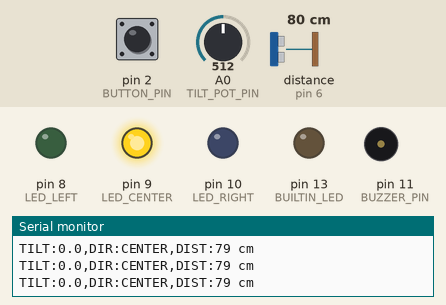
Recording of a sketch running on a simulated Arduino Nano, built with avr-gcc and run on an emulated ATmega328P. On the bench: output pins drawn as LEDs (lit = HIGH), buzzer (waves = sounding), the last lines printed to the serial monitor. Wiring (from diagram.json): ultrasonic range finder: trigger pin 5; echo pin 6. The test bench sets the inputs (shaded band); at power-on: A0 (TILT_POT_PIN) = 512, distance to the obstacle (sensor on pin 6) 80 cm, pin 2 (BUTTON_PIN) HIGH. The echo pulse lasts 58.3 µs per cm; pins used as bus, display or sensor lines are not drawn.

Above: at 1.2 s.
1.3 s: A0 (TILT_POT_PIN) set to 236
4.3 s: A0 (TILT_POT_PIN) set to 212
At 4.8 s:
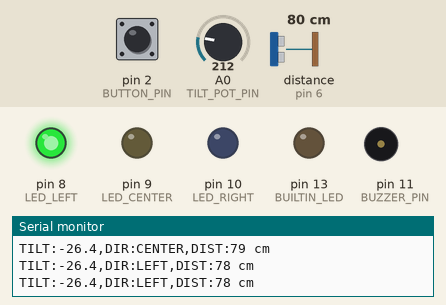
6.0 s: distance to the obstacle (sensor on pin 6) set to 55 cm
7.5 s: distance to the obstacle (sensor on pin 6) set to 48 cm
At 8.7 s:
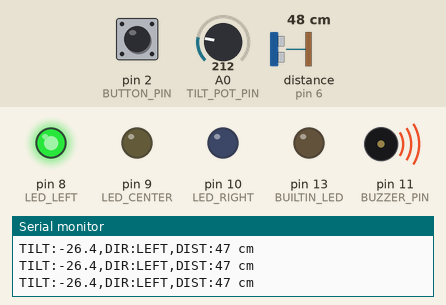
9.0 s: pin 2 (BUTTON_PIN) pulled LOW for 0.15 s
At 9.08 s:
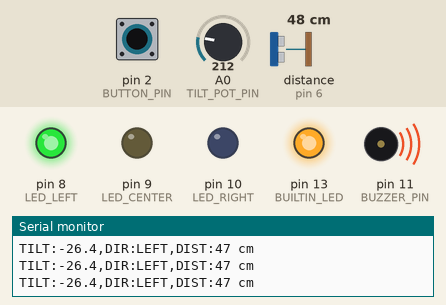
10.6 s: A0 (TILT_POT_PIN) set to 303
12.1 s: A0 (TILT_POT_PIN) set to 330
At 13.1 s:
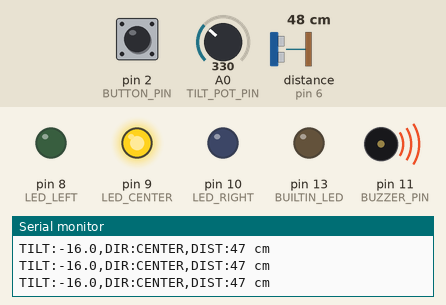
Timing chart, 0 to 14.8 s (numbered marks = the images above; inputs shaded):
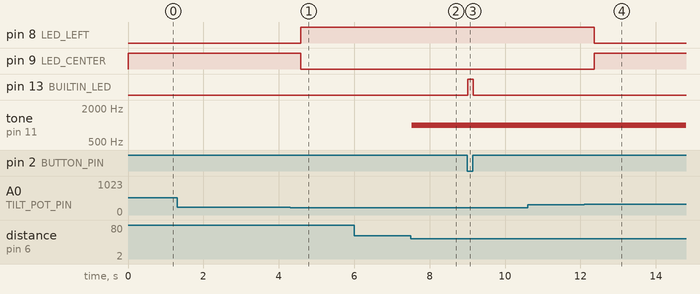

The sketch:

main.ino
```cpp
// wokwi стенд
// использует direction_logic из основной прошивки
// но заменяет MPU6050 потенциометром, дешифратор 74HC138 - тремя светодиодами
// а вибромотор - пьезодинамиком, bluetooth не эмулируется - телеметрия идет в
// Serial

#include "direction_logic.h"

// пины стенда (совпадают с diagram.json)
const int BUTTON_PIN = 2;   // кнопка (D2), будущая калибровка по issue #11
const int BUILTIN_LED = 13; // встроенный светодиод Nano

const int TRIG_PIN = 5; // HC-SR04 TRIG
const int ECHO_PIN = 6; // HC-SR04 ECHO
const int TILT_POT_PIN =
    A0; // потенциометр: имитация крена (-45 ... +45 градусов)

const int LED_LEFT = 8;    // зеленый LED (поворот влево)
const int LED_CENTER = 9;  // желтый LED (курс прямо)
const int LED_RIGHT = 10;  // синий LED (поворот вправо)
const int BUZZER_PIN = 11; // пьезодинамик (эмуляция вибромотора)

DirectionClassifier classifier;

long readDistanceCm() {
  digitalWrite(TRIG_PIN, LOW);
  delayMicroseconds(2);
  digitalWrite(TRIG_PIN, HIGH);
  delayMicroseconds(10);
  digitalWrite(TRIG_PIN, LOW);
  long duration = pulseIn(ECHO_PIN, HIGH, 30000);
  if (duration == 0)
    return 400;
  return duration * 0.034 / 2;
}

void setup() {
  Serial.begin(115200);

  pinMode(BUTTON_PIN, INPUT_PULLUP);
  pinMode(BUILTIN_LED, OUTPUT);

  pinMode(TRIG_PIN, OUTPUT);
  pinMode(ECHO_PIN, INPUT);

  pinMode(LED_LEFT, OUTPUT);
  pinMode(LED_CENTER, OUTPUT);
  pinMode(LED_RIGHT, OUTPUT);
  pinMode(BUZZER_PIN, OUTPUT);

  Serial.println("=== ARGUS CANE SIMULATOR STARTED ===");
  Serial.println("Крути ручку потенциометра, чтобы наклонять трость!");
}

void loop() {
  // 1. угол крена из потенциометра (0..1023 -> -45..+45 градусов)
  int rawPot = analogRead(TILT_POT_PIN);
  float rollDeg = map(rawPot, 0, 1023, -450, 450) / 10.0f;

  // 2. классификация направления (direction_logic из основной прошивки)
  Direction dir = classifier.classify(rollDeg, millis());

  // 3. индикация направления
  digitalWrite(LED_LEFT, (dir == Direction::LEFT) ? HIGH : LOW);
  digitalWrite(LED_CENTER, (dir == Direction::CENTER) ? HIGH : LOW);
  digitalWrite(LED_RIGHT, (dir == Direction::RIGHT) ? HIGH : LOW);

  // 4. обнаружение препятствий
  long distCm = readDistanceCm();

  if (distCm < 50) {
    tone(BUZZER_PIN, 1000);
  } else {
    noTone(BUZZER_PIN);
  }

  // 5. кнопка на D2 (зажигает встроенный LED при нажатии)
  if (digitalRead(BUTTON_PIN) == LOW) {
    digitalWrite(BUILTIN_LED, HIGH);
  } else {
    digitalWrite(BUILTIN_LED, LOW);
  }

  // 6. телеметрия в Serial Monitor
  static unsigned long lastPrint = 0;
  if (millis() - lastPrint >= 150) {
    lastPrint = millis();
    Serial.print("TILT:");
    Serial.print(rollDeg, 1);
    Serial.print(",DIR:");
    if (dir == Direction::LEFT)
      Serial.print("LEFT");
    else if (dir == Direction::RIGHT)
      Serial.print("RIGHT");
    else
      Serial.print("CENTER");
    Serial.print(",DIST:");
    Serial.print(distCm);
    Serial.println(" cm");
  }

  delay(20);
}
```

direction_logic.cpp
```cpp
// фильтрация и гистерезис для определения поворота трости

#include "direction_logic.h"

Direction DirectionClassifier::classify(float rollDeg, unsigned long nowMs) {
  Direction candidate = Direction::CENTER;

  // определение целевого кандидата с учетом текущего направления и зоны гистерезиса
  if (currentDir == Direction::RIGHT) {
    if (rollDeg >= (thresholdDeg - hysteresisDeg)) {
      candidate = Direction::RIGHT;
    } else if (rollDeg <= -thresholdDeg) {
      candidate = Direction::LEFT;
    } else {
      candidate = Direction::CENTER;
    }
  } else if (currentDir == Direction::LEFT) {
    if (rollDeg <= -(thresholdDeg - hysteresisDeg)) {
      candidate = Direction::LEFT;
    } else if (rollDeg >= thresholdDeg) {
      candidate = Direction::RIGHT;
    } else {
      candidate = Direction::CENTER;
    }
  } else {
    // currentDir == Direction::CENTER
    if (rollDeg >= thresholdDeg) {
      candidate = Direction::RIGHT;
    } else if (rollDeg <= -thresholdDeg) {
      candidate = Direction::LEFT;
    } else {
      candidate = Direction::CENTER;
    }
  }

  // если кандидат совпадает с активным направлением, сбрасываем ожидание перехода
  if (candidate == currentDir) {
    pendingDir = currentDir;
    pendingSince = nowMs;
    return currentDir;
  }

  // обнаружена смена направления кандидата так что засекаем время начала
  if (pendingDir != candidate) {
    pendingDir = candidate;
    pendingSince = nowMs;
  }

  // проверяем удерживается ли кандидат дольше установленного порога minHoldMs
  if ((nowMs - pendingSince) >= minHoldMs) {
    currentDir = candidate;
    pendingDir = currentDir;
    pendingSince = nowMs;
  }

  return currentDir;
}
```

direction_logic.h
```cpp
#ifndef DIRECTION_LOGIC_H
#define DIRECTION_LOGIC_H

// модуль классификации направления на чистых плюсах
// положительный угол - поворот направо, отрицательный - налево
// pendingDir отслеживает кандидатное направление до подтверждения по таймауту удержания

enum class Direction {
  CENTER,
  LEFT,
  RIGHT
};

struct DirectionClassifier {
  float thresholdDeg = 25.0f;     // порог наклона в градусах
  float hysteresisDeg = 8.0f;     // гистерезис для предотвращения дребезга на границе
  unsigned long minHoldMs = 250;  // минимальная длительность удержания против шума ходьбы
  Direction currentDir = Direction::CENTER;
  unsigned long pendingSince = 0;
  Direction pendingDir = Direction::CENTER;

  // функция принимает угол крена (rollDeg) и монотонную временную метку (nowMs)
  Direction classify(float rollDeg, unsigned long nowMs);
};

#endif // DIRECTION_LOGIC_H
```

Measured:
- the behaviour switches between 229 and 228 on A0 (TILT_POT_PIN) (found by bisection; images 0 and 1)
- the behaviour switches between 51 and 50 cm on distance to the obstacle (sensor on pin 6) (found by bisection; images 1 and 2)
- the behaviour switches between 319 and 320 on A0 (TILT_POT_PIN) (found by bisection; images 3 and 4)
- after the input at 4.3 s, pin 8 (LED_LEFT): LOW → HIGH after 0.28 s; pin 9 (LED_CENTER): HIGH → LOW after 0.28 s
- after the input at 7.5 s, tone on pin 11 (BUZZER_PIN): silent → 1000 Hz at once
- after the input at 9.0 s, pin 13 (BUILTIN_LED): LOW → HIGH at once, → LOW 0.14 s later
- after the input at 12.1 s, pin 8 (LED_LEFT): HIGH → LOW after 0.27 s; pin 9 (LED_CENTER): LOW → HIGH after 0.27 s
